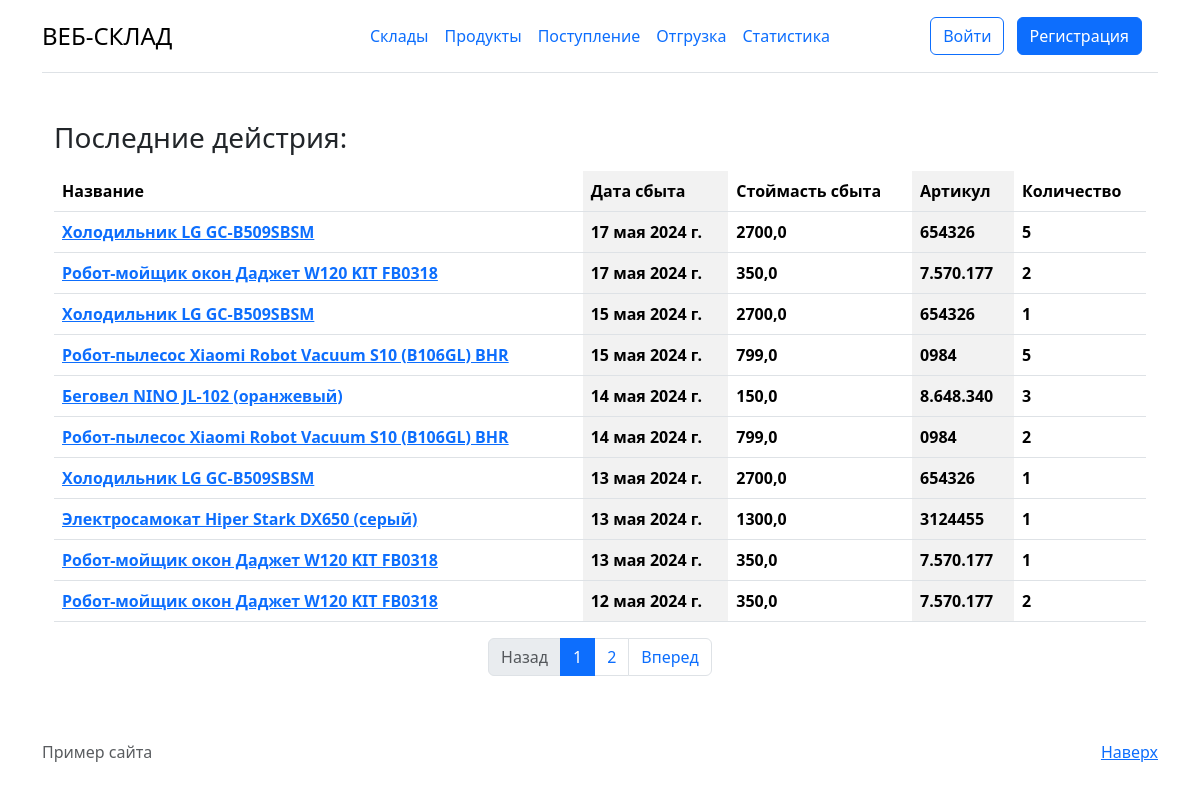
The page /user/User/user-sales-item/ on the database its author committed.
### item/models.py (models this page shows, shortened)
class SalesItem(models.Model):
    product = models.ForeignKey(Product, on_delete=models.CASCADE)
    stock = models.ForeignKey(Stock, on_delete=models.CASCADE)
    quantity = models.IntegerField('Количество')
    purchase_price = models.FloatField('Стоймасть закупки')
    sales_price = models.FloatField('Стоймасть сбыта',blank=True, null=True)
    purchase_date = models.DateField('Дата поступления')
    sales_date = models.DateField('Дата сбыта', blank=True, null=True)
    responsible = models.ForeignKey(User, on_delete=models.SET_NULL, null=True, blank=True)

### product/models.py (models this page shows, shortened)
class Product(models.Model):
    name = models.CharField('Название',max_length = 50)
    description = models.TextField('Описание')
    vendor_code = models.CharField('Артикул', max_length = 50)
    quantity_rack = models.IntegerField('Количество на одином стилаже')
    class Meta:
        verbose_name = "Товар"
        verbose_name_plural = "Товары"

### user_app/views.py (the view)
# urls.py: path('<str:username>/user-sales-item/', views.UserSalesItemView.as_view(), name='user_sales_item'),
class UserSalesItemView(ListView):
    template_name = 'user_app/user_sales_item_page.html'
    context_object_name = 'items'
    paginate_by = 10
    def get_queryset(self):
        try:
            user = get_object_or_404(User, username=self.kwargs.get('username'))
        except User.DoesNotExist:
            raise Http404("Пользователь не найден")
        return SalesItem.objects.filter(responsible = user).order_by('-id')
    def get_context_data(self, **kwargs):
        context = super().get_context_data(**kwargs)
        try:
            author = get_object_or_404(User, username=self.kwargs.get("username"))
        except User.DoesNotExist:
            raise Http404("Пользователь не найден")
        context['author'] = author
        context['title'] = f'Посты пользователя {author}'
        return context

### user_app/templates/user_app/user_sales_item_page.html (shortened to what this page needs)
{% extends 'main/layout.html'%}
{% block container %}
<div class="container mt-5">
    <h3 class="mb-3">Последние дейстрия:</h3>
    <table class="table table-striped-columns">
        <thead>
            <tr>
                <th scope="col">Название</th>
                <th scope="col">Дата сбыта</th>
                <th scope="col">Стоймасть сбыта</th>
                <th scope="col">Артикул</th>
                <th scope="col">Количество</th>
            </tr>
        </thead>
        <tbody>
            {% for el in items %}
            <tr>
                <th><a href="{%  url 'item:sales_item_detail' el.id %} ">{{el.product.name}}</a></th>
                <th>{{el.sales_date}}</th>
                <th>{{el.sales_price}}</th>
                <th>{{el.product.vendor_code}}</th>
                <th>{{el.quantity}}</th>
            </tr>
            {% endfor %}
        </tbody>
    </table>
    <div class="col-12">
        {% include "main/pagination.html" %}
    </div>
</div>
{% endblock %}

### rows shown on the page
SalesItem: product.name "Холодильник LG GC-B509SBSM", sales_date "17 мая 2024 г.", sales_price "2700,0", product.vendor_code "654326", quantity "5"
SalesItem: product.name "Робот-мойщик окон Даджет W120 KIT FB0318", sales_date "17 мая 2024 г.", sales_price "350,0", product.vendor_code "7.570.177", quantity "2"
SalesItem: product.name "Холодильник LG GC-B509SBSM", sales_date "15 мая 2024 г.", sales_price "2700,0", product.vendor_code "654326", quantity "1"
SalesItem: product.name "Робот-пылесос Xiaomi Robot Vacuum S10 (B106GL) BHR", sales_date "15 мая 2024 г.", sales_price "799,0", product.vendor_code "0984", quantity "5"
SalesItem: product.name "Беговел NINO JL-102 (оранжевый)", sales_date "14 мая 2024 г.", sales_price "150,0", product.vendor_code "8.648.340", quantity "3"
SalesItem: product.name "Робот-пылесос Xiaomi Robot Vacuum S10 (B106GL) BHR", sales_date "14 мая 2024 г.", sales_price "799,0", product.vendor_code "0984", quantity "2"
SalesItem: product.name "Холодильник LG GC-B509SBSM", sales_date "13 мая 2024 г.", sales_price "2700,0", product.vendor_code "654326", quantity "1"
SalesItem: product.name "Электросамокат Hiper Stark DX650 (серый)", sales_date "13 мая 2024 г.", sales_price "1300,0", product.vendor_code "3124455", quantity "1"
SalesItem: product.name "Робот-мойщик окон Даджет W120 KIT FB0318", sales_date "13 мая 2024 г.", sales_price "350,0", product.vendor_code "7.570.177", quantity "1"
SalesItem: product.name "Робот-мойщик окон Даджет W120 KIT FB0318", sales_date "12 мая 2024 г.", sales_price "350,0", product.vendor_code "7.570.177", quantity "2"

### other values the page prints
{{ num_page }} "1"
{{ num_page }} "2"
